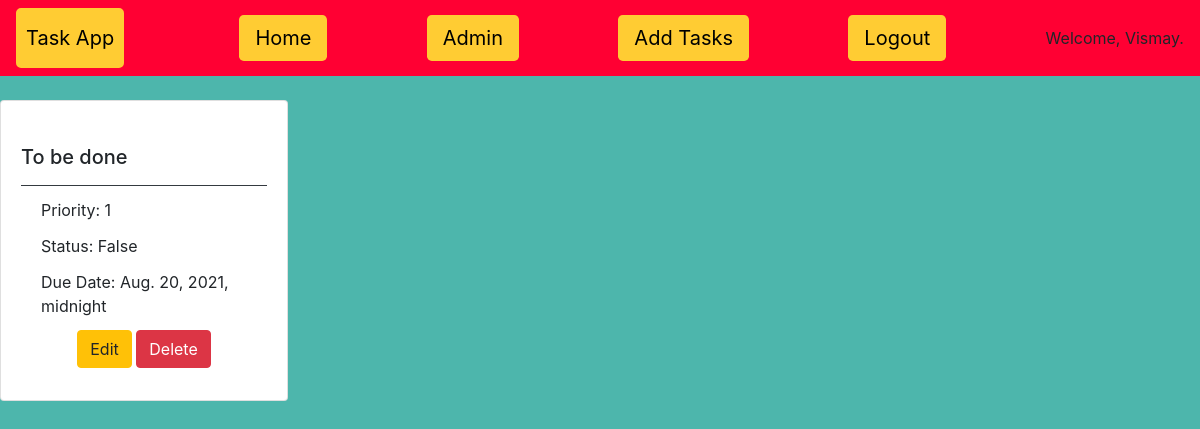
The app's page /ToDoApp/task/ (signed in), older data.
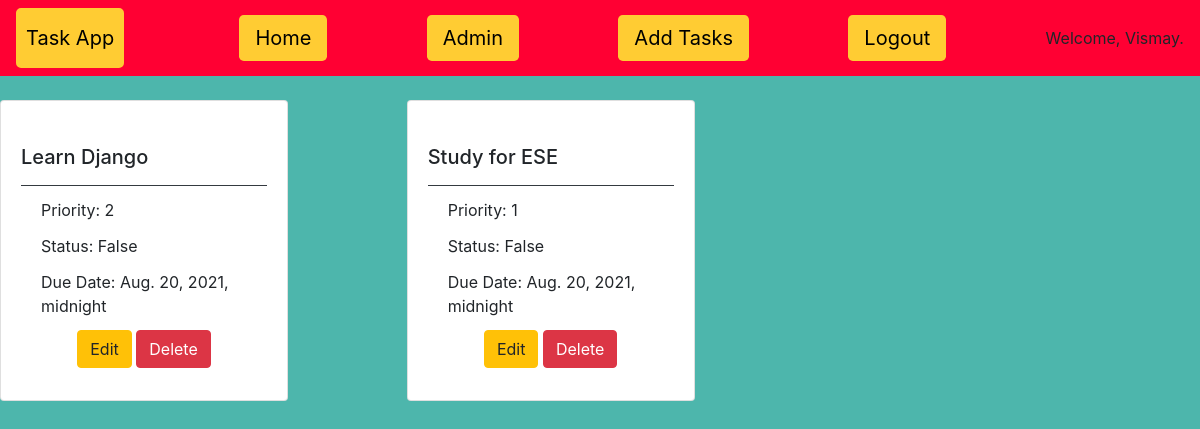
The same page, newer data.
### ToDoApp/models.py (models this page shows, shortened)
class AppUser(AbstractUser):
	birth_date = models.DateField(null=True,blank=True)
	profile_pic = models.ImageField(upload_to='images/')

class Task(models.Model):
	user = models.ForeignKey(AppUser, on_delete = models.CASCADE)
	category = models.ForeignKey(Task_Category,null=True,on_delete = models.SET_NULL)
	title = models.CharField(max_length = 50)
	description = models.TextField(blank = True)
	priority_no = models.PositiveIntegerField(blank = True)
	status = models.BooleanField(default=False,blank = True)
	duedate = models.DateTimeField(blank = True)
	class Meta:
		ordering = ['status']

### ToDoApp/views.py (the view)
# urls.py: path('task/', views.taskindex, name = 'taskindex'),
@login_required(login_url = 'home')
def taskindex(request):
    task_list = Task.objects.filter(user = request.user)
    return render(request, 'ToDoApp/task_list.html', {'task_list': task_list})

### ToDoApp/templates/ToDoApp/task_list.html (shortened to what this page needs)
<!DOCTYPE html>
{% load static %}
<html>
<head>
    <link rel="stylesheet" href="https://stackpath.bootstrapcdn.com/bootstrap/4.3.1/css/bootstrap.min.css"
integrity="sha384-ggOyR0iXCbMQv3Xipma34MD+dH/1fQ784/j6cY/iJTQUOhcWr7x9JvoRxT2MZw1T">
</head>
<body style="background-color:#4DB6AC;">
<nav class="navbar navbar-light" style="background-color:#FF0033;">
    <a href="#" class="navbar-brand" style="background-color:#FFCC33;color:#000000;border-width:10px;border-color:#FFCC33;border-style:solid;border-spacing:30px;border-radius: 5px;">Task App</a>
    <a class="navbar-link btn-lg" href="{% url 'ToDoApp:categoryindex' %}" style="background-color:#FFCC33;color:#000000;">Home</a>
<a href="{% url 'admin:index' %}" class = 'navbar-link btn-lg' style="background-color:#FFCC33;color:#000000;">Admin</a>
    <a href="{% url 'ToDoApp:create-task' %}" class="navbar-link btn-lg" style="background-color:#FFCC33;color:#000000;">Add Tasks</a>
    <a href="{% url 'logout' %}" class="navbar-link btn-lg" style="background-color:#FFCC33;color:#000000;">Logout</a>
{% if user.is_authenticated %}
     <center>Welcome, {{ user.username }}.</center>
{% endif %}
</nav>
<br>
{% block content %}
<div class="card-columns">
    {% for task in task_list %}
    <div class="card" style="width: 18rem;">
  <div class="card-body">
    <h5 class="card-title">{{ task.title }}</h5>
   <div class="card-footer bg-transparent border-dark">
   <p class="card-title">Priority: {{task.priority_no}}</p>
   <p class="card-title">Status: {{task.status}}</p>
   <p class="card-title">Due Date: {{task.duedate}}</p>
   <center>
       <a href="update/{{task.id}}" class="btn btn-warning" id = '{{task.id}}'>Edit</a>
       <a href="delete/{{task.id}}" class="btn btn-danger" id = '{{task.id}}'>Delete</a>
    </center>
    </div>
  </div>
</div>
    {% endfor %}
</div>
{% endblock %}
</body>
</html>

Row changes from the older to the newer data that the page shows:
removed Task: title "To be done", priority_no "1", status "False", duedate "Aug. 20, 2021, midnight"
added Task: title "Learn Django", priority_no "2", status "False", duedate "Aug. 20, 2021, midnight"
added Task: title "Study for ESE", priority_no "1", status "False", duedate "Aug. 20, 2021, midnight"
